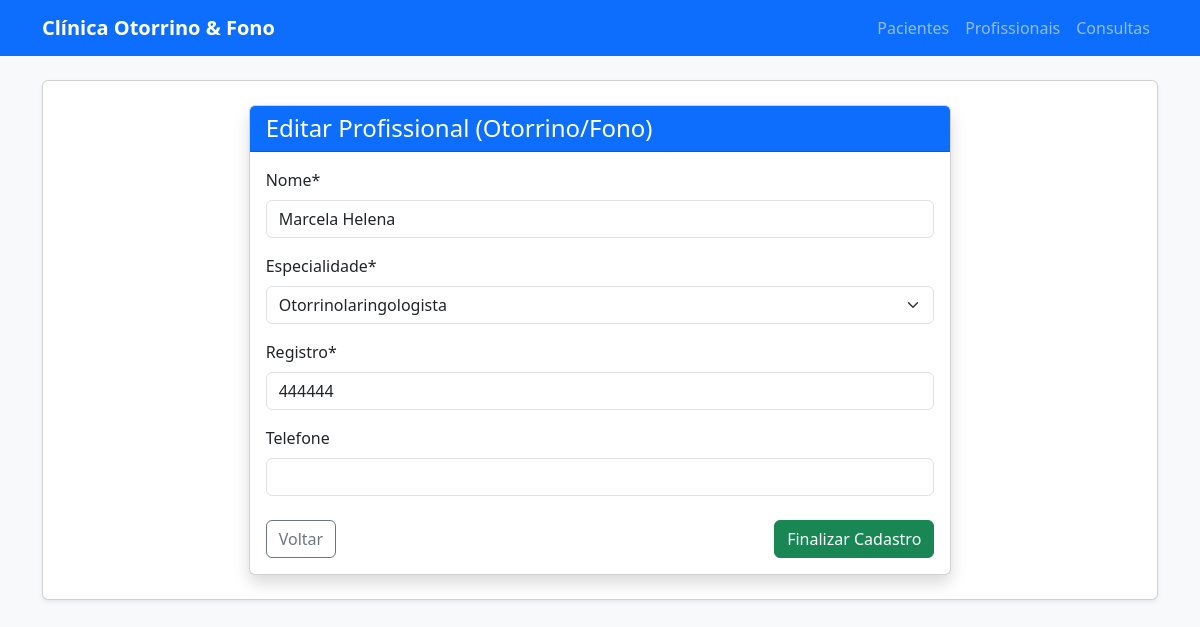
Screenshot of /logica/profissionais/editar/1/ with the database file from the repository.
### logica/models.py (models this page shows, shortened)
class Profissional (models.Model):
    ESPECIALIDADE_CHOICES = [
        ('Otorrinolaringologista', 'Otorrinolaringologista'),
        ('Fonoaudiólogo', 'Fonoaudiólogo'),
    ]
    nome = models.CharField(max_length=100)
    especialidade = models.CharField(max_length=100,
        choices=ESPECIALIDADE_CHOICES,
        default='Fonoaudiólogo'
    )
    registro = models.CharField(max_length=20)
    telefone = models.CharField(max_length=15, null=True, blank=True)

### logica/views.py (the view)
# urls.py: path('profissionais/editar/<int:id>/', views.editar_profissional, name='editar_profissional'),
def editar_profissional(request,id):
    profissional = get_object_or_404(Profissional, id=id)
    if request.method == 'POST':
        form = ProfissionalForm(request.POST, instance=profissional)
        if form.is_valid():
            form.save()
            return redirect('profissional_list')
    else:
        form = ProfissionalForm(instance=profissional)
    return render(request, 'logica/profissional_form.html', {
        'form': form, 'titulo': 'Editar'
    })

### logica/forms.py
class ProfissionalForm(forms.ModelForm):
    class Meta:
        model = Profissional
        fields = ['nome', 'especialidade', 'registro', 'telefone'] #tudo o que quiser que apareça

### logica/templates/logica/profissional_form.html (shortened to what this page needs)
{% extends 'logica/base.html' %}
{% load crispy_forms_tags %}
{% block content %}
<div class="row justify-content-center">
    <div class="col-md-8">
        <div class="card shadow">
            <div class="card-header bg-primary text-white">
                <h4 class="mb-0">{{ titulo }} Profissional (Otorrino/Fono)</h4>
            </div>
            <div class="card-body">
                <form method="post">
                    {{ form|crispy }}
                    <div class="mt-4 d-flex justify-content-between">
                        <a href="{% url 'profissional_list'%}" class="btn btn-outline-secondary">Voltar</a>
                        <button type="submit" class="btn btn-success">Finalizar Cadastro</button>
                    </div>
                </form>
            </div>
        </div>
    </div>
</div>
{% endblock %}

### rows the page displays
Profissional: nome "Marcela Helena", especialidade "Otorrinolaringologista", registro "444444"

### other values shown
{{ titulo }} "Editar"
